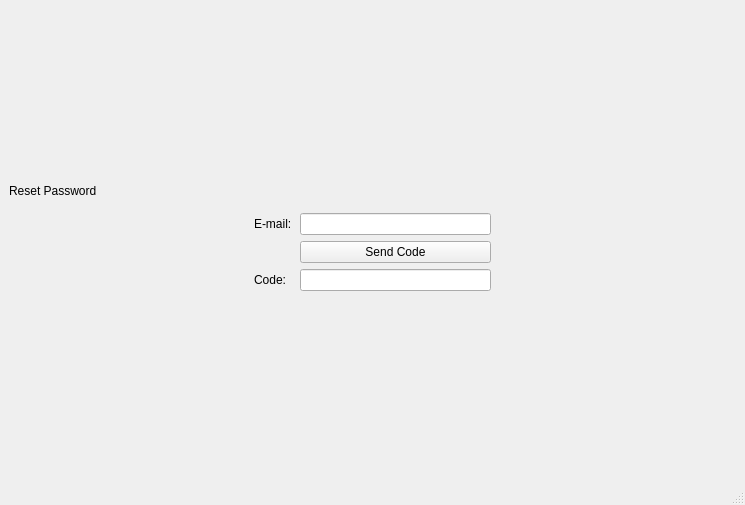
<?xml version="1.0" encoding="UTF-8"?>
<ui version="4.0">
 <class>ResetPWindow</class>
 <widget class="QMainWindow" name="ResetPWindow">
  <property name="geometry">
   <rect>
    <x>0</x>
    <y>0</y>
    <width>745</width>
    <height>505</height>
   </rect>
  </property>
  <property name="windowTitle">
   <string>MainWindow</string>
  </property>
  <property name="styleSheet">
   <string notr="true">background-image: url(:/new/prefix1/C:/Users/omara/Downloads/bg.jpeg);</string>
  </property>
  <widget class="QWidget" name="centralwidget">
   <property name="styleSheet">
    <string notr="true">
					#centalwidget{
					border-image: url(:/images/bg.jpeg);
					}
				</string>
   </property>
   <layout class="QVBoxLayout" name="verticalLayout_2">
    <item>
     <spacer name="verticalSpacer">
      <property name="orientation">
       <enum>Qt::Vertical</enum>
      </property>
      <property name="sizeHint" stdset="0">
       <size>
        <width>20</width>
        <height>40</height>
       </size>
      </property>
     </spacer>
    </item>
    <item>
     <layout class="QVBoxLayout" name="verticalLayout_3">
      <property name="topMargin">
       <number>0</number>
      </property>
      <item>
       <widget class="QLabel" name="label">
        <property name="text">
         <string>Reset Password</string>
        </property>
       </widget>
      </item>
     </layout>
    </item>
    <item>
     <widget class="QFrame" name="horizontalFrame">
      <layout class="QHBoxLayout" name="horizontalLayout_3">
       <item>
        <spacer name="horizontalSpacer_2">
         <property name="orientation">
          <enum>Qt::Horizontal</enum>
         </property>
         <property name="sizeHint" stdset="0">
          <size>
           <width>40</width>
           <height>20</height>
          </size>
         </property>
        </spacer>
       </item>
       <item>
        <layout class="QVBoxLayout" name="verticalLayout">
         <item>
          <layout class="QFormLayout" name="formLayout">
           <item row="0" column="0">
            <widget class="QLabel" name="email">
             <property name="text">
              <string>E-mail:</string>
             </property>
            </widget>
           </item>
           <item row="0" column="1">
            <widget class="QLineEdit" name="emailLineEdit"/>
           </item>
           <item row="1" column="0">
            <spacer name="horizontalSpacer">
             <property name="orientation">
              <enum>Qt::Horizontal</enum>
             </property>
             <property name="sizeHint" stdset="0">
              <size>
               <width>40</width>
               <height>20</height>
              </size>
             </property>
            </spacer>
           </item>
           <item row="1" column="1">
            <widget class="QPushButton" name="SendCode">
             <property name="text">
              <string>Send Code</string>
             </property>
            </widget>
           </item>
           <item row="2" column="0">
            <widget class="QLabel" name="code">
             <property name="text">
              <string>Code:</string>
             </property>
            </widget>
           </item>
           <item row="2" column="1">
            <widget class="QLineEdit" name="codeLineEdit"/>
           </item>
          </layout>
         </item>
        </layout>
       </item>
       <item>
        <spacer name="horizontalSpacer_3">
         <property name="orientation">
          <enum>Qt::Horizontal</enum>
         </property>
         <property name="sizeHint" stdset="0">
          <size>
           <width>40</width>
           <height>20</height>
          </size>
         </property>
        </spacer>
       </item>
      </layout>
     </widget>
    </item>
    <item>
     <spacer name="verticalSpacer_2">
      <property name="orientation">
       <enum>Qt::Vertical</enum>
      </property>
      <property name="sizeHint" stdset="0">
       <size>
        <width>20</width>
        <height>40</height>
       </size>
      </property>
     </spacer>
    </item>
   </layout>
  </widget>
  <widget class="QMenuBar" name="menubar">
   <property name="geometry">
    <rect>
     <x>0</x>
     <y>0</y>
     <width>745</width>
     <height>22</height>
    </rect>
   </property>
  </widget>
  <widget class="QStatusBar" name="statusBar"/>
 </widget>
 <resources/>
 <connections/>
</ui>
